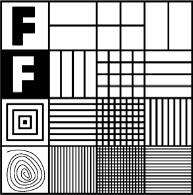
#> input picture class ex7/pic.png, 193 x 195 px
$ python ex7.py
#> lines starting #> are read from the running program, lines starting #| are printed output that depends on the picture
import cv2
import matplotlib.pyplot as plt
import numpy as np


def display_image(img, title="image"):
    plt.figure()
    plt.imshow(img, cmap="gray")
    plt.title(title)
    plt.axis("off")
    plt.show()


original_image = cv2.imread("pic.png", cv2.IMREAD_GRAYSCALE)
#> original_image is the input picture: shape (195, 193); min 0, max 255, mean 167.2
# display_image(original_image)
display_image(original_image)

F = np.fft.fft2(original_image)
S = np.abs(F)
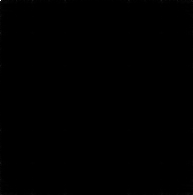
#> S: shape (195, 193) float64; min 17.85, max 6291829, mean 7015.5; drawn with min black and max white
print(S.shape)
#| (195, 193)

Fc = np.fft.fftshift(F)
Ss = np.abs(Fc)

# display_image(Ss)

width = 195
height = 193

thickness = 30
mask1 = np.ones((width, height))
mask2 = np.ones((width, height))
mask3 = np.zeros((width, height))
mask4 = np.zeros((width, height))
mask5 = np.zeros((width, height))
mask6 = np.ones((width, height))
mask7 = np.ones((width, height))
mask8 = np.zeros((width, height))

mask1[:, (height // 2 - thickness) : (height // 2 + thickness)] = 0
mask2[(width // 2 - thickness) : (width // 2 + thickness),] = 0
mask3[:, (height // 2 - thickness) : (height // 2 + thickness)] = 1
mask4[(width // 2 - thickness) : (width // 2 + thickness),] = 1
mask5[
    (width // 2 - thickness) : (width // 2 + thickness) :,
    (height // 2 - thickness) : (height // 2 + thickness),
] = 1
mask6[
    (width // 2 - thickness) : (width // 2 + thickness) :,
    (height // 2 - thickness) : (height // 2 + thickness),
] = 0

mask7[:, (height // 2 - thickness) : (height // 2 + thickness)] = 0
mask7[(width // 2 - thickness) : (width // 2 + thickness),] = 0

mask8[:, (height // 2 - thickness) : (height // 2 + thickness)] = 1
mask8[(width // 2 - thickness) : (width // 2 + thickness),] = 1

masks = [mask1, mask2, mask3, mask4, mask5, mask6, mask7, mask8]

for mask in masks:
    res1 = Fc * mask
    res2 = np.fft.ifftshift(res1)
    res3 = np.fft.ifft2(res2)
    res4 = np.real(res3)
    display_image(mask)
    display_image(res4)
#> this loop made 8 passes
#> pass 1, `res4 = np.real(res3)`:
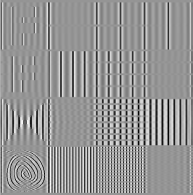
#> res4: shape (195, 193) float64; min -207.8, max 147.7, mean 0; drawn with min black and max white
#> pass 1, in display_image (call 2), `plt.show()`:
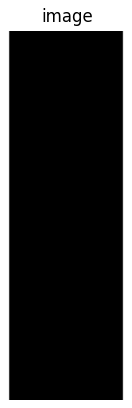
#> figure drawn by matplotlib, 1 panel
#> pass 2, `res4 = np.real(res3)`:
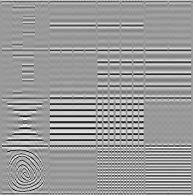
#> res4: shape (195, 193) float64; min -199.7, max 131, mean 0; drawn with min black and max white
#> pass 2, in display_image (call 4), `plt.show()`:
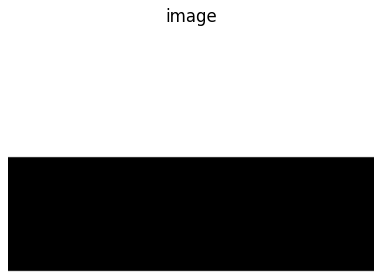
#> figure drawn by matplotlib, 1 panel
#> pass 3, `res4 = np.real(res3)`:
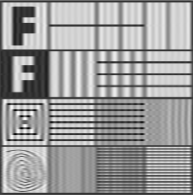
#> res4: shape (195, 193) float64; min -81.36, max 325.5, mean 167.2; drawn with min black and max white
#> after the loop:
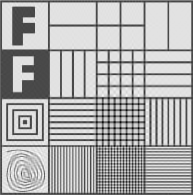
#> res4: shape (195, 193) float64; min -122.1, max 303, mean 167.2; drawn with min black and max white
